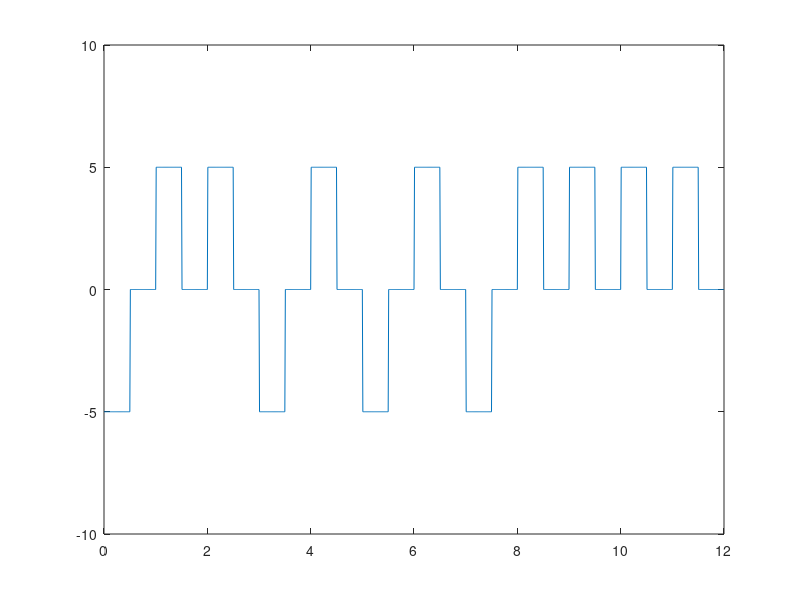

Here is the MATLAB script that generated this plot:
clear;
bits = [0,1,1,0,1,0,1,0,1,1,1,1];


amp=5;
bit =length(bits);
bit_rate = 1;
%Time=bit/bit_rate;
Time=12;

sampling_frequency = 100;
in=1;
for i = 1:length(bits)
    if(bits(i)==0) 
        amplitude(in) = -amp;
        amplitude(in+1)=0;
    else 
        amplitude(in) = amp;
        amplitude(in+1)=0;
    end
     in = in + 2;
end


bit_rate = bit_rate*2;
time = 0:.01:Time

x = 1;

for i = 1:length(time)
    y_value(i)= amplitude(x);
    if ((time(i)*bit_rate)>=x)
        x= x+1;
    end
end

plot(time,y_value );
axis([0 Time -10 10]);

x=0;
for i=1:length(time)
    if(time(i)>x)
    x=x+1;
    if(y_value(i)>0)
      ans(x)=1;
    else
      ans(x)=0;
     end
 end
end
bits
 disp('Demodulation : ')
 
 disp(ans);